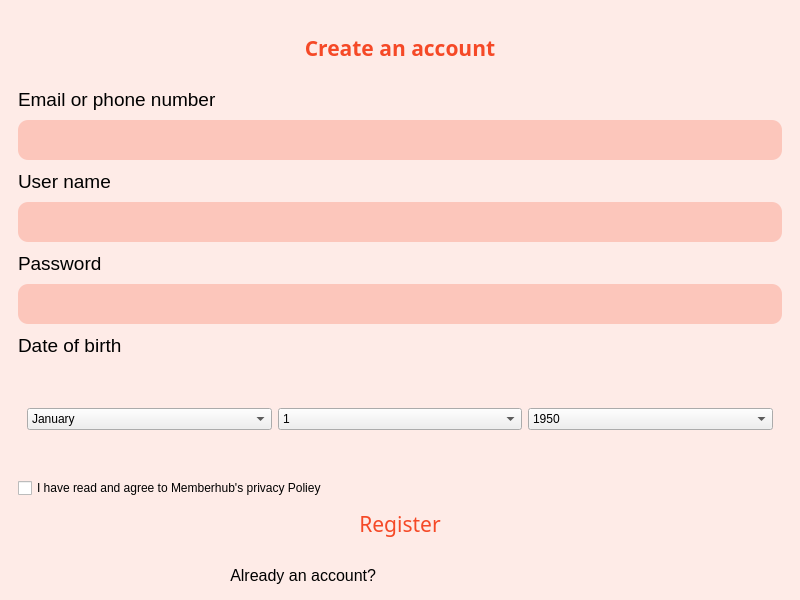
<?xml version="1.0" encoding="UTF-8"?>
<ui version="4.0">
 <class>MainWindow</class>
 <widget class="QMainWindow" name="MainWindow">
  <property name="geometry">
   <rect>
    <x>0</x>
    <y>0</y>
    <width>800</width>
    <height>600</height>
   </rect>
  </property>
  <property name="sizePolicy">
   <sizepolicy hsizetype="Preferred" vsizetype="Fixed">
    <horstretch>0</horstretch>
    <verstretch>0</verstretch>
   </sizepolicy>
  </property>
  <property name="minimumSize">
   <size>
    <width>800</width>
    <height>600</height>
   </size>
  </property>
  <property name="maximumSize">
   <size>
    <width>800</width>
    <height>600</height>
   </size>
  </property>
  <property name="windowTitle">
   <string>MainWindow</string>
  </property>
  <widget class="QWidget" name="centralwidget">
   <property name="maximumSize">
    <size>
     <width>16777215</width>
     <height>600</height>
    </size>
   </property>
   <property name="styleSheet">
    <string notr="true">#centralwidget {
	background: #FEEBE7;
}

#title {
	color: #F54927;
}

#email, #password, #full_name {
	background: #FCC6BB;
	border: none;
	outline: none;
	border-radius: 10px;
	min-height: 40px;
}

#signup {
	color: #F54927;
	border: none;
	outline: none;
	border-radius: 10px;
	min-height: 40px;
}

#signup:hover {
	color: #FEEBE7;
	background: #F54927;
}

#forgot_pass, #nav_login {
	color: blue;
	background: transparent;
	border: none;
	outline: none;	
	text-align: left; 
}</string>
   </property>
   <layout class="QHBoxLayout" name="horizontalLayout">
    <item>
     <widget class="QWidget" name="widget" native="true">
      <property name="sizePolicy">
       <sizepolicy hsizetype="Preferred" vsizetype="Minimum">
        <horstretch>0</horstretch>
        <verstretch>0</verstretch>
       </sizepolicy>
      </property>
      <property name="minimumSize">
       <size>
        <width>0</width>
        <height>600</height>
       </size>
      </property>
      <property name="maximumSize">
       <size>
        <width>16777215</width>
        <height>600</height>
       </size>
      </property>
      <property name="styleSheet">
       <string notr="true"/>
      </property>
      <layout class="QVBoxLayout" name="verticalLayout">
       <item>
        <widget class="QLabel" name="title">
         <property name="sizePolicy">
          <sizepolicy hsizetype="Preferred" vsizetype="Fixed">
           <horstretch>0</horstretch>
           <verstretch>0</verstretch>
          </sizepolicy>
         </property>
         <property name="minimumSize">
          <size>
           <width>0</width>
           <height>30</height>
          </size>
         </property>
         <property name="maximumSize">
          <size>
           <width>16777215</width>
           <height>60</height>
          </size>
         </property>
         <property name="font">
          <font>
           <family>Arial Black</family>
           <pointsize>16</pointsize>
           <weight>75</weight>
           <bold>true</bold>
          </font>
         </property>
         <property name="text">
          <string>Create an account</string>
         </property>
         <property name="alignment">
          <set>Qt::AlignCenter</set>
         </property>
        </widget>
       </item>
       <item>
        <widget class="QLabel" name="label_6">
         <property name="sizePolicy">
          <sizepolicy hsizetype="Preferred" vsizetype="Minimum">
           <horstretch>0</horstretch>
           <verstretch>0</verstretch>
          </sizepolicy>
         </property>
         <property name="minimumSize">
          <size>
           <width>0</width>
           <height>30</height>
          </size>
         </property>
         <property name="maximumSize">
          <size>
           <width>16777215</width>
           <height>30</height>
          </size>
         </property>
         <property name="font">
          <font>
           <family>Arial</family>
           <pointsize>14</pointsize>
          </font>
         </property>
         <property name="text">
          <string>Email or phone number</string>
         </property>
        </widget>
       </item>
       <item>
        <widget class="QLineEdit" name="full_name">
         <property name="minimumSize">
          <size>
           <width>0</width>
           <height>40</height>
          </size>
         </property>
         <property name="font">
          <font>
           <family>Arial</family>
           <pointsize>14</pointsize>
          </font>
         </property>
        </widget>
       </item>
       <item>
        <widget class="QLabel" name="label_3">
         <property name="sizePolicy">
          <sizepolicy hsizetype="Preferred" vsizetype="Minimum">
           <horstretch>0</horstretch>
           <verstretch>0</verstretch>
          </sizepolicy>
         </property>
         <property name="minimumSize">
          <size>
           <width>0</width>
           <height>30</height>
          </size>
         </property>
         <property name="maximumSize">
          <size>
           <width>16777215</width>
           <height>30</height>
          </size>
         </property>
         <property name="font">
          <font>
           <family>Arial</family>
           <pointsize>14</pointsize>
          </font>
         </property>
         <property name="text">
          <string>User name</string>
         </property>
        </widget>
       </item>
       <item>
        <widget class="QLineEdit" name="email">
         <property name="minimumSize">
          <size>
           <width>0</width>
           <height>40</height>
          </size>
         </property>
         <property name="font">
          <font>
           <family>Arial</family>
           <pointsize>14</pointsize>
          </font>
         </property>
        </widget>
       </item>
       <item>
        <widget class="QLabel" name="label_4">
         <property name="minimumSize">
          <size>
           <width>0</width>
           <height>30</height>
          </size>
         </property>
         <property name="maximumSize">
          <size>
           <width>16777215</width>
           <height>30</height>
          </size>
         </property>
         <property name="font">
          <font>
           <family>Arial</family>
           <pointsize>14</pointsize>
          </font>
         </property>
         <property name="text">
          <string>Password</string>
         </property>
        </widget>
       </item>
       <item>
        <widget class="QLineEdit" name="password">
         <property name="minimumSize">
          <size>
           <width>0</width>
           <height>40</height>
          </size>
         </property>
         <property name="baseSize">
          <size>
           <width>0</width>
           <height>30</height>
          </size>
         </property>
         <property name="font">
          <font>
           <family>Arial</family>
           <pointsize>14</pointsize>
          </font>
         </property>
         <property name="echoMode">
          <enum>QLineEdit::Password</enum>
         </property>
        </widget>
       </item>
       <item>
        <widget class="QLabel" name="label_7">
         <property name="minimumSize">
          <size>
           <width>0</width>
           <height>30</height>
          </size>
         </property>
         <property name="maximumSize">
          <size>
           <width>16777215</width>
           <height>30</height>
          </size>
         </property>
         <property name="font">
          <font>
           <family>Arial</family>
           <pointsize>14</pointsize>
          </font>
         </property>
         <property name="text">
          <string>Date of birth</string>
         </property>
        </widget>
       </item>
       <item>
        <widget class="QWidget" name="widget_2" native="true">
         <layout class="QHBoxLayout" name="horizontalLayout_3">
          <item>
           <widget class="QComboBox" name="comboBox">
            <item>
             <property name="text">
              <string>January</string>
             </property>
            </item>
            <item>
             <property name="text">
              <string>February</string>
             </property>
            </item>
            <item>
             <property name="text">
              <string>March</string>
             </property>
            </item>
            <item>
             <property name="text">
              <string>April</string>
             </property>
            </item>
            <item>
             <property name="text">
              <string>May</string>
             </property>
            </item>
            <item>
             <property name="text">
              <string>June</string>
             </property>
            </item>
            <item>
             <property name="text">
              <string>July</string>
             </property>
            </item>
            <item>
             <property name="text">
              <string>August</string>
             </property>
            </item>
            <item>
             <property name="text">
              <string>September</string>
             </property>
            </item>
            <item>
             <property name="text">
              <string>October</string>
             </property>
            </item>
            <item>
             <property name="text">
              <string>November</string>
             </property>
            </item>
            <item>
             <property name="text">
              <string>December</string>
             </property>
            </item>
           </widget>
          </item>
          <item>
           <widget class="QComboBox" name="comboBox_2">
            <item>
             <property name="text">
              <string>1</string>
             </property>
            </item>
            <item>
             <property name="text">
              <string>2</string>
             </property>
            </item>
            <item>
             <property name="text">
              <string>3</string>
             </property>
            </item>
            <item>
             <property name="text">
              <string>4</string>
             </property>
            </item>
            <item>
             <property name="text">
              <string>5</string>
             </property>
            </item>
            <item>
             <property name="text">
              <string>6</string>
             </property>
            </item>
            <item>
             <property name="text">
              <string>7</string>
             </property>
            </item>
            <item>
             <property name="text">
              <string>8</string>
             </property>
            </item>
            <item>
             <property name="text">
              <string>9</string>
             </property>
            </item>
            <item>
             <property name="text">
              <string>10</string>
             </property>
            </item>
            <item>
             <property name="text">
              <string>11</string>
             </property>
            </item>
            <item>
             <property name="text">
              <string>12</string>
             </property>
            </item>
            <item>
             <property name="text">
              <string>13</string>
             </property>
            </item>
            <item>
             <property name="text">
              <string>14</string>
             </property>
            </item>
            <item>
             <property name="text">
              <string>15</string>
             </property>
            </item>
            <item>
             <property name="text">
              <string>16</string>
             </property>
            </item>
            <item>
             <property name="text">
              <string>17</string>
             </property>
            </item>
            <item>
             <property name="text">
              <string>18</string>
             </property>
            </item>
            <item>
             <property name="text">
              <string>19</string>
             </property>
            </item>
            <item>
             <property name="text">
              <string>20</string>
             </property>
            </item>
            <item>
             <property name="text">
              <string>21</string>
             </property>
            </item>
            <item>
             <property name="text">
              <string>22</string>
             </property>
            </item>
            <item>
             <property name="text">
              <string>23</string>
             </property>
            </item>
            <item>
             <property name="text">
              <string>24</string>
             </property>
            </item>
            <item>
             <property name="text">
              <string>25</string>
             </property>
            </item>
            <item>
             <property name="text">
              <string>26</string>
             </property>
            </item>
            <item>
             <property name="text">
              <string>27</string>
             </property>
            </item>
            <item>
             <property name="text">
              <string>28</string>
             </property>
            </item>
            <item>
             <property name="text">
              <string>29</string>
             </property>
            </item>
            <item>
             <property name="text">
              <string>30</string>
             </property>
            </item>
            <item>
             <property name="text">
              <string>31</string>
             </property>
            </item>
           </widget>
          </item>
          <item>
           <widget class="QComboBox" name="comboBox_3">
            <item>
             <property name="text">
              <string>1950</string>
             </property>
            </item>
            <item>
             <property name="text">
              <string>New Item</string>
             </property>
            </item>
            <item>
             <property name="text">
              <string>1951</string>
             </property>
            </item>
            <item>
             <property name="text">
              <string>1952</string>
             </property>
            </item>
            <item>
             <property name="text">
              <string>1953</string>
             </property>
            </item>
            <item>
             <property name="text">
              <string>1954</string>
             </property>
            </item>
            <item>
             <property name="text">
              <string>1955</string>
             </property>
            </item>
            <item>
             <property name="text">
              <string>1956</string>
             </property>
            </item>
            <item>
             <property name="text">
              <string>1957</string>
             </property>
            </item>
            <item>
             <property name="text">
              <string>1958</string>
             </property>
            </item>
            <item>
             <property name="text">
              <string>1559</string>
             </property>
            </item>
            <item>
             <property name="text">
              <string>1960</string>
             </property>
            </item>
            <item>
             <property name="text">
              <string>1961</string>
             </property>
            </item>
            <item>
             <property name="text">
              <string>1962</string>
             </property>
            </item>
            <item>
             <property name="text">
              <string>1963</string>
             </property>
            </item>
            <item>
             <property name="text">
              <string>1964</string>
             </property>
            </item>
            <item>
             <property name="text">
              <string>1965</string>
             </property>
            </item>
            <item>
             <property name="text">
              <string>1966</string>
             </property>
            </item>
            <item>
             <property name="text">
              <string>1967</string>
             </property>
            </item>
            <item>
             <property name="text">
              <string>1968</string>
             </property>
            </item>
            <item>
             <property name="text">
              <string>1969</string>
             </property>
            </item>
            <item>
             <property name="text">
              <string>1970</string>
             </property>
            </item>
            <item>
             <property name="text">
              <string>1971</string>
             </property>
            </item>
            <item>
             <property name="text">
              <string>1972</string>
             </property>
            </item>
            <item>
             <property name="text">
              <string>1973</string>
             </property>
            </item>
            <item>
             <property name="text">
              <string>1974</string>
             </property>
            </item>
            <item>
             <property name="text">
              <string>1975</string>
             </property>
            </item>
            <item>
             <property name="text">
              <string>1976</string>
             </property>
            </item>
            <item>
             <property name="text">
              <string>1977</string>
             </property>
            </item>
            <item>
             <property name="text">
              <string>1978</string>
             </property>
            </item>
            <item>
             <property name="text">
              <string>1979</string>
             </property>
            </item>
            <item>
             <property name="text">
              <string>1980</string>
             </property>
            </item>
            <item>
             <property name="text">
              <string>1981</string>
             </property>
            </item>
            <item>
             <property name="text">
              <string>1982</string>
             </property>
            </item>
            <item>
             <property name="text">
              <string>1983</string>
             </property>
            </item>
            <item>
             <property name="text">
              <string>1984</string>
             </property>
            </item>
            <item>
             <property name="text">
              <string>1985</string>
             </property>
            </item>
            <item>
             <property name="text">
              <string>1986</string>
             </property>
            </item>
            <item>
             <property name="text">
              <string>1987</string>
             </property>
            </item>
            <item>
             <property name="text">
              <string>1988</string>
             </property>
            </item>
            <item>
             <property name="text">
              <string>1989</string>
             </property>
            </item>
            <item>
             <property name="text">
              <string>1990</string>
             </property>
            </item>
            <item>
             <property name="text">
              <string>1991</string>
             </property>
            </item>
            <item>
             <property name="text">
              <string>1992</string>
             </property>
            </item>
            <item>
             <property name="text">
              <string>1993</string>
             </property>
            </item>
            <item>
             <property name="text">
              <string>1994</string>
             </property>
            </item>
            <item>
             <property name="text">
              <string>1995</string>
             </property>
            </item>
            <item>
             <property name="text">
              <string>1996</string>
             </property>
            </item>
            <item>
             <property name="text">
              <string>1997</string>
             </property>
            </item>
            <item>
             <property name="text">
              <string>1998</string>
             </property>
            </item>
            <item>
             <property name="text">
              <string>1999</string>
             </property>
            </item>
            <item>
             <property name="text">
              <string>2000</string>
             </property>
            </item>
            <item>
             <property name="text">
              <string>2001</string>
             </property>
            </item>
            <item>
             <property name="text">
              <string>2002</string>
             </property>
            </item>
            <item>
             <property name="text">
              <string>2003</string>
             </property>
            </item>
            <item>
             <property name="text">
              <string>2004</string>
             </property>
            </item>
            <item>
             <property name="text">
              <string>2005</string>
             </property>
            </item>
            <item>
             <property name="text">
              <string>2006</string>
             </property>
            </item>
            <item>
             <property name="text">
              <string>2007</string>
             </property>
            </item>
            <item>
             <property name="text">
              <string>2008</string>
             </property>
            </item>
            <item>
             <property name="text">
              <string>2009</string>
             </property>
            </item>
            <item>
             <property name="text">
              <string>2010</string>
             </property>
            </item>
            <item>
             <property name="text">
              <string>2011</string>
             </property>
            </item>
            <item>
             <property name="text">
              <string>2012</string>
             </property>
            </item>
            <item>
             <property name="text">
              <string>2013</string>
             </property>
            </item>
            <item>
             <property name="text">
              <string>2014</string>
             </property>
            </item>
            <item>
             <property name="text">
              <string>2015</string>
             </property>
            </item>
            <item>
             <property name="text">
              <string>2016</string>
             </property>
            </item>
            <item>
             <property name="text">
              <string>2017</string>
             </property>
            </item>
            <item>
             <property name="text">
              <string>2018</string>
             </property>
            </item>
            <item>
             <property name="text">
              <string>2019</string>
             </property>
            </item>
            <item>
             <property name="text">
              <string>2020</string>
             </property>
            </item>
            <item>
             <property name="text">
              <string>2021</string>
             </property>
            </item>
            <item>
             <property name="text">
              <string>2022</string>
             </property>
            </item>
           </widget>
          </item>
         </layout>
        </widget>
       </item>
       <item>
        <widget class="QCheckBox" name="checkBox">
         <property name="text">
          <string>I have read and agree to Memberhub's privacy Poliey</string>
         </property>
        </widget>
       </item>
       <item>
        <widget class="QPushButton" name="signup">
         <property name="minimumSize">
          <size>
           <width>0</width>
           <height>40</height>
          </size>
         </property>
         <property name="font">
          <font>
           <family>Arial Black</family>
           <pointsize>16</pointsize>
          </font>
         </property>
         <property name="text">
          <string>Register</string>
         </property>
        </widget>
       </item>
       <item>
        <widget class="QWidget" name="widget_3" native="true">
         <property name="minimumSize">
          <size>
           <width>0</width>
           <height>50</height>
          </size>
         </property>
         <property name="maximumSize">
          <size>
           <width>16777215</width>
           <height>50</height>
          </size>
         </property>
         <layout class="QHBoxLayout" name="horizontalLayout_2" stretch="0">
          <item>
           <widget class="QLabel" name="label_5">
            <property name="font">
             <font>
              <family>Arial</family>
              <pointsize>12</pointsize>
             </font>
            </property>
            <property name="text">
             <string>                                              Already an account?</string>
            </property>
           </widget>
          </item>
         </layout>
        </widget>
       </item>
      </layout>
     </widget>
    </item>
   </layout>
  </widget>
 </widget>
 <resources/>
 <connections/>
</ui>
